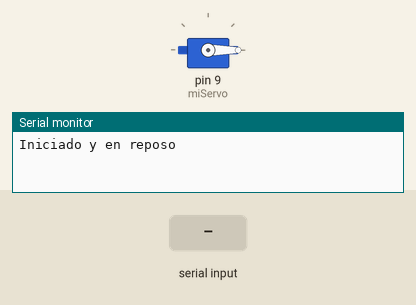
This sketch was run on a simulated Arduino Uno, built with avr-gcc and run on an emulated ATmega328P. On the bench: servo, the last lines printed to the serial monitor. The test bench sets the inputs (shaded band).

Above: at 1.2 s.
1.3 s: "M" received over Serial
At 1.7 s:
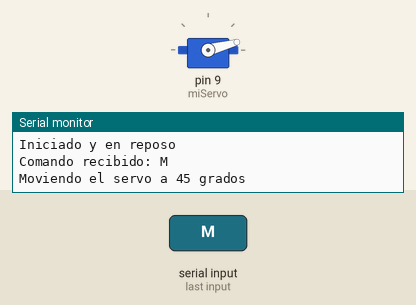
3.8 s: "1" received over Serial
Timing chart, 0 to 6.8 s (numbered marks = the images above; inputs shaded):
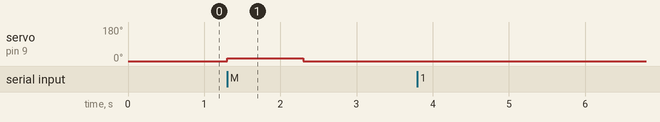

Measured:
- after the input at 1.3 s, servo on pin 9 (miServo): 0° → 15° at once, → 0° 1.0 s later

The sketch:

arduino_code.ino
```cpp
#include <Servo.h>

Servo miServo;

void setup() {
  Serial.begin(9600);  // Inicia la comunicación serial a 9600 bps
  Serial.println("Iniciado y en reposo");
  miServo.attach(9);   // Adjunta el servo al pin 9 al inicio
  miServo.write(0);    // Asegúrate de que el servo esté en 0 grados (reposo)
}

void loop() {
  if (Serial.available() > 0) {
    char comando = Serial.read();
    Serial.print("Comando recibido: ");
    Serial.println(comando);
    if (comando == 'M') {
      moverServo();
    }
  } else {
    miServo.write(0);  // Asegura que el servo esté en reposo si no hay comandos
  }
}

void moverServo() {
  Serial.println("Moviendo el servo a 45 grados");
  miServo.write(15);   // Mueve el servo a 45 grados
  delay(1000);         // Espera 1 segundo para asegurar que el servo llegue a 45 grados
  Serial.println("Regresando el servo a 0 grados");
  miServo.write(0);    // Devuelve el servo a 0 grados (reposo)
  delay(1000);         // Espera 1 segundo para asegurar que el servo regrese a 0 grados
  Serial.println("Servo en reposo");
}
```
